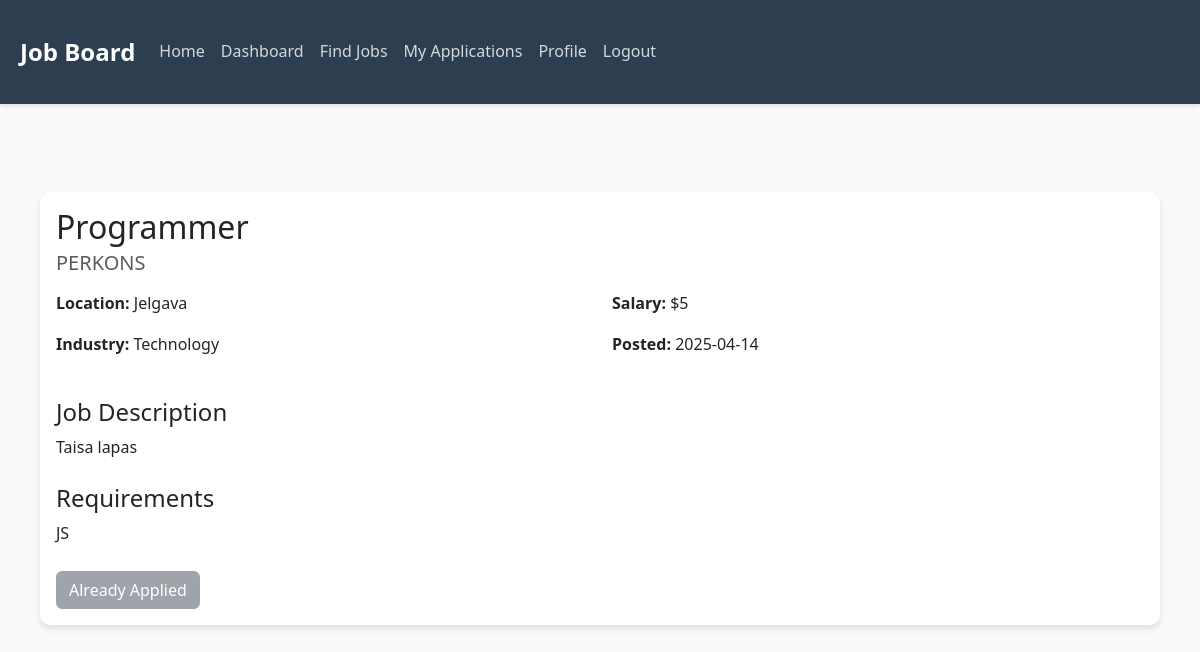
The app's page /job/2 (signed in) with its own data.
### tables this page shows
CREATE TABLE job (
                id INTEGER PRIMARY KEY AUTOINCREMENT,
                title TEXT NOT NULL,
                description TEXT NOT NULL,
                requirements TEXT NOT NULL,
                salary INTEGER NOT NULL,
                company_id INTEGER NOT NULL,
                created_at TIMESTAMP DEFAULT CURRENT_TIMESTAMP,
                FOREIGN KEY (company_id) REFERENCES company (id)
            );

CREATE TABLE company (
                id INTEGER PRIMARY KEY AUTOINCREMENT,
                name TEXT NOT NULL,
                location TEXT NOT NULL,
                industry TEXT NOT NULL,
                owner_id INTEGER NOT NULL,
                FOREIGN KEY (owner_id) REFERENCES user (id)
            );

### app.py (the view)
@app.route('/job/<int:job_id>')
@login_required
def job_details(job_id):
    db = get_db()
    cursor = db.cursor()
    cursor.execute('''
        SELECT j.*, c.name as company_name, c.location, c.industry,
               CASE WHEN a.id IS NOT NULL THEN 1 ELSE 0 END as has_applied
        FROM job j
        JOIN company c ON j.company_id = c.id
        LEFT JOIN application a ON j.id = a.job_id AND a.user_id = ?
        WHERE j.id = ?
    ''', (current_user.id, job_id))
    job = cursor.fetchone()
    if not job:
        db.close()
        flash('Job not found.')
        return redirect(url_for('find_jobs'))
    db.close()
    return render_template('job_details.html', job=job, has_applied=job['has_applied'])

### app.py (called while the page is built)
def get_db():
    db = sqlite3.connect(DATABASE)
    db.row_factory = sqlite3.Row
    return db

@login_manager.user_loader
def load_user(user_id):
    db = get_db()
    cursor = db.cursor()
    cursor.execute('SELECT * FROM user WHERE id = ?', (user_id,))
    user_data = cursor.fetchone()
    db.close()
    if user_data:
        return User(user_data['id'], user_data['name'], user_data['email'],
                   user_data['password'], user_data['role'])
    return None

### templates/job_details.html (shortened to what this page needs)
{% extends "base.html" %}
{% block content %}
<div class="container mt-4">
    <div class="row">
        <div class="col-12">
            <div class="card">
                <div class="card-body">
                    <h2 class="card-title">{{ job['title'] }}</h2>
                    <h5 class="card-subtitle mb-3 text-muted">{{ job['company_name'] }}</h5>
                    <div class="row mb-4">
                        <div class="col-md-6">
                            <p><strong>Location:</strong> {{ job['location'] }}</p>
                            <p><strong>Industry:</strong> {{ job['industry'] }}</p>
                        </div>
                        <div class="col-md-6">
                            <p><strong>Salary:</strong> ${{ job['salary'] }}</p>
                            <p><strong>Posted:</strong> {{ job['created_at'].split()[0] if job['created_at'] else 'N/A' }}</p>
                        </div>
                    </div>
                    <div class="mb-4">
                        <h4>Job Description</h4>
                        <p>{{ job['description'] }}</p>
                    </div>
                    <div class="mb-4">
                        <h4>Requirements</h4>
                        <p>{{ job['requirements'] }}</p>
                    </div>
                    {% if current_user.is_authenticated and current_user.role == 'job_seeker' %}
                        {% if not has_applied %}
                            <a href="{{ url_for('apply_job', job_id=job['id']) }}" class="btn btn-primary">Apply Now</a>
                        {% else %}
                            <button class="btn btn-secondary" disabled>Already Applied</button>
                        {% endif %}
                    {% elif not current_user.is_authenticated %}
                        <a href="{{ url_for('login') }}" class="btn btn-primary">Login to Apply</a>
                    {% endif %}
                </div>
            </div>
        </div>
    </div>
</div>
{% endblock %}

### static/css/styles.css (style rules this page uses)
:root { --primary-color: #2c3e50; --secondary-color: #3498db; --accent-color: #e74c3c; --light-gray: #f8f9fa; --dark-gray: #343a40; --success-color: #2ecc71; --warning-color: #f1c40f; --danger-color: #e74c3c; }
body { font-family: 'Segoe UI', Tahoma, Geneva, Verdana, sans-serif; line-height: 1.6; color: var(--dark-gray); background-color: var(--light-gray); }
.card { border: none; border-radius: 10px; box-shadow: 0 4px 6px rgba(0,0,0,0.1); transition: transform 0.3s ease, box-shadow 0.3s ease; }

### templates/base.html (style rules this page uses)
.container { max-width: 1200px; margin: 0 auto; padding: 20px; }

### records on screen
job: title "Programmer", salary "5", created_at "2025-04-14", description "Taisa lapas", requirements "JS"
company: company_name "PERKONS", location "Jelgava", industry "Technology"
